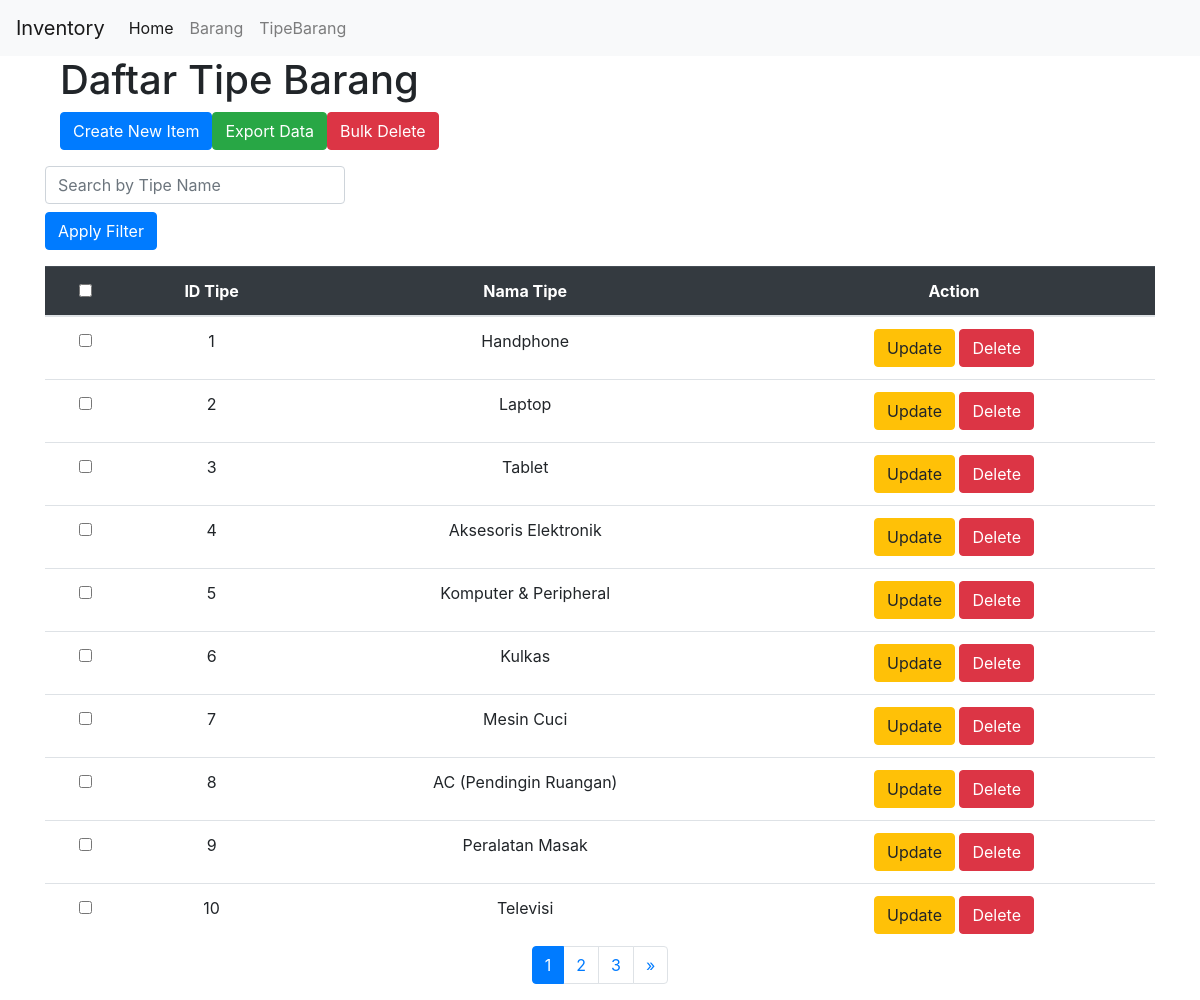
The app's page /tipebarang with its own data.
### app.py (models this page shows, shortened)
class TipeBarang(db.Model):
    __tablename__ = 'tipebarang'
    id = db.Column(db.Integer, primary_key=True)
    nama_tipe = db.Column(db.String, nullable=False)

### app.py (the view)
@app.route('/tipebarang', methods=['GET'])
def get_all_tipe():
    search = request.args.get('search', '')
    page = request.args.get('page', 1, type=int)
    per_page = 10
    query = TipeBarang.query
    if search:
        query = query.filter(TipeBarang.nama_tipe.ilike(f'%{search}%'))
    tipe_list = query.paginate(page=page, per_page=per_page, error_out=False)
    return render_template('/tipebarang/index.html', tipe_list=tipe_list)

### templates/tipebarang/index.html (shortened to what this page needs)
{% extends "base/base.html" %} {% block content %}
<header class="container">
	<h1>Daftar Tipe Barang</h1>
	<div class="d-flex mb-3">
		<a href="{{ url_for('add_tipebarang') }}" class="btn btn-primary me-2"
			>Create New Item</a
		>
		<a href="{{ url_for('export_tipebarang') }}" class="btn btn-success me-2"
			>Export Data</a
		>
		<button class="btn btn-danger" id="bulk-delete">Bulk Delete</button>
	</div>
</header>
<main>
	<form method="get" action="/tipebarang" class="mb-3">
		<input
			type="text"
			name="search"
			value="{{ request.args.get('search', '') }}"
			placeholder="Search by Tipe Name"
			class="form-control mb-2"
			style="max-width: 300px"
		/>
		<button type="submit" class="btn btn-primary">Apply Filter</button>
	</form>
	<table class="table table-hover mb-0 text-center data">
		<thead class="table-dark">
			<tr>
				<th><input type="checkbox" id="select-all" /></th>
				<th>ID Tipe</th>
				<th>Nama Tipe</th>
				<th>Action</th>
			</tr>
		</thead>
		<tbody>
			{% if tipe_list.items %} {% for tipe in tipe_list.items %}
			<tr>
				<td>
					<input type="checkbox" class="select-item" value="{{ tipe.id }}" />
				</td>
				<td>{{ tipe.id }}</td>
				<td>{{ tipe.nama_tipe }}</td>
				<td>
					<a
						href="{{ url_for('update_tipebarang', id=tipe.id) }}"
						class="btn btn-warning"
					>
						Update
					</a>
					<a
						href="{{ url_for('delete_tipebarang', id=tipe.id) }}"
						class="btn btn-danger"
					>
						Delete
					</a>
				</td>
			</tr>
			{% endfor %} {% else %}
			<tr>
				<td colspan="4">No data found</td>
			</tr>
			{% endif %}
		</tbody>
	</table>
	<nav aria-label="Page navigation">
		<ul class="pagination justify-content-center">
			 {% for page_num in tipe_list.iter_pages() %}
			<li
				class="page-item {% if page_num == tipe_list.page %}active{% endif %}"
			>
				<a
					class="page-link"
					href="?page={{ page_num }}{% if request.args.get('search') %}&search={{ request.args.get('search') }}{% endif %}"
				>
					{{ page_num }}
				</a>
			</li>
			{% endfor %} {% if tipe_list.has_next %}
			<li class="page-item">
				<a
					class="page-link"
					href="?page={{ tipe_list.next_num }}{% if request.args.get('search') %}&search={{ request.args.get('search') }}{% endif %}"
					aria-label="Next"
				>
					<span aria-hidden="true">&raquo;</span>
				</a>
			</li>
			{% endif %}
		</ul>
	</nav>
</main>
{% endblock %}

### records on screen
TipeBarang: id "1", nama_tipe "Handphone"
TipeBarang: id "2", nama_tipe "Laptop"
TipeBarang: id "3", nama_tipe "Tablet"
TipeBarang: id "4", nama_tipe "Aksesoris Elektronik"
TipeBarang: id "5", nama_tipe "Komputer & Peripheral"
TipeBarang: id "6", nama_tipe "Kulkas"
TipeBarang: id "7", nama_tipe "Mesin Cuci"
TipeBarang: id "8", nama_tipe "AC (Pendingin Ruangan)"
TipeBarang: id "9", nama_tipe "Peralatan Masak"
TipeBarang: id "10", nama_tipe "Televisi"

### other values on screen
{{ page_num }} "1" "2" "3"
